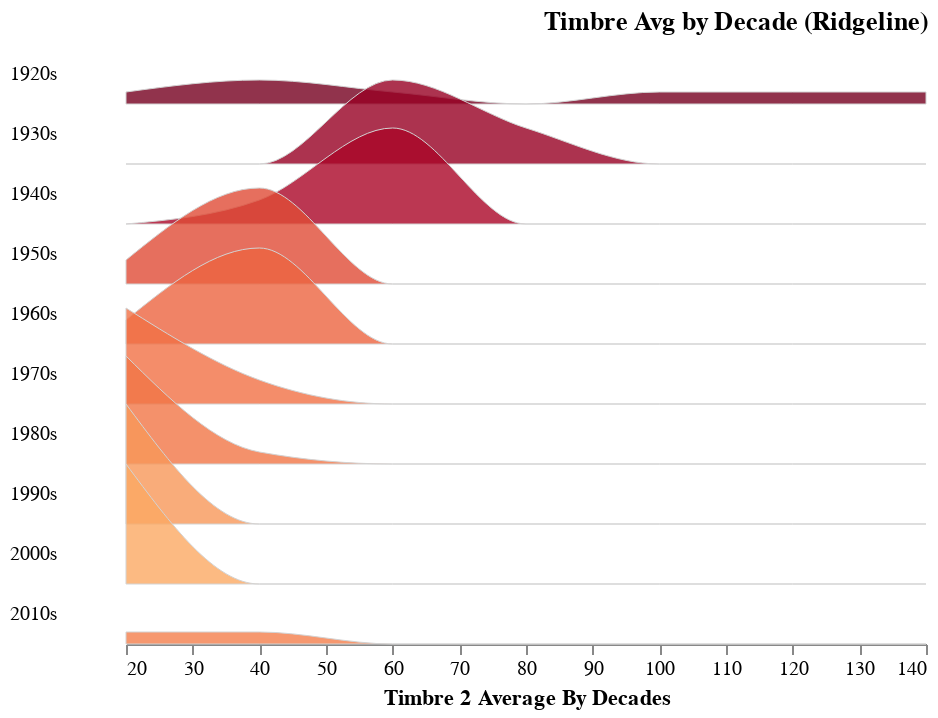

The code cell stored with this chart in its notebook:
### Code cell
plot_ridgeline(timbre_avg_by_year, "decade", "TimbreAvg3")

### Figure 1 — Vega-Lite specification as saved in the notebook (floating-point values rounded to 4 significant figures)
{"config": {"view": {"continuousWidth": 400, "continuousHeight": 300, "stroke": null}, "facet": {"spacing": 0}, "title": {"anchor": "end"}}, "data": {"name": "data-dd3fc3f092665ce1aa30ef423fe1b56c"}, "facet": {"row": {"type": "temporal", "field": "Decade", "header": {"format": "%Ys", "labelAlign": "right", "labelAngle": 0}, "title": null}}, "spec": {"mark": {"type": "area", "fillOpacity": 0.8, "interpolate": "monotone", "stroke": "lightgray", "strokeWidth": 0.5}, "encoding": {"fill": {"type": "quantitative", "field": "mean_val", "legend": null, "scale": {"domain": [50, -100], "scheme": "redyellowblue"}}, "x": {"type": "quantitative", "bin": "binned", "field": "bin_min", "title": "Timbre 2 Average By Decades"}, "y": {"type": "quantitative", "axis": null, "field": "value", "scale": {"range": [30, -30]}}}, "height": 30, "transform": [{"field": "decade", "timeUnit": "year", "as": "Decade"}, {"joinaggregate": [{"op": "mean", "field": "TimbreAvg3", "as": "mean_val"}], "groupby": ["Decade"]}, {"bin": {"maxbins": 10}, "field": "TimbreAvg3", "as": ["bin_max", "bin_min"]}, {"aggregate": [{"op": "count", "as": "value"}], "groupby": ["Decade", "mean_val", "bin_min", "bin_max"]}, {"impute": "value", "key": "bin_min", "groupby": ["Decade", "mean_val"], "value": 0}]}, "bounds": "flush", "title": "Timbre Avg by Decade (Ridgeline)", "$schema": "https://vega.github.io/schema/vega-lite/v4.8.1.json", "datasets": {"data-dd3fc3f092665ce1aa30ef423fe1b56c": [{"year": 1922, "TimbreAvg1": 41.56, "TimbreAvg2": 13.91, "TimbreAvg3": 14.68, "TimbreAvg4": 24.43, "TimbreAvg5": 18.75, "TimbreAvg6": 11.17, "TimbreAvg7": -5.31, "TimbreAvg8": 0.1368, "TimbreAvg9": -2.165, "TimbreAvg10": -4.444, "TimbreAvg11": -1.622, "TimbreAvg12": -5.561, "decade": "1920-01-01T00:00:00"}, {"year": 1924, "TimbreAvg1": 36.95, "TimbreAvg2": -136.1, "TimbreAvg3": 108.1, "TimbreAvg4": 12.35, "TimbreAvg5": -7.73, "TimbreAvg6": 1.873, "TimbreAvg7": -32.49, "TimbreAvg8": 3.363, "TimbreAvg9": 14.38, "TimbreAvg10": 8.708, "TimbreAvg11": 4.783, "TimbreAvg12": 8.068, "decade": "1920-01-01T00:00:00"}, {"year": 1925, "TimbreAvg1": 34.36, "TimbreAvg2": -128.2, "TimbreAvg3": 120.2, "TimbreAvg4": 19.37, "TimbreAvg5": 18.19, "TimbreAvg6": 17.01, "TimbreAvg7": -56.73, "TimbreAvg8": 7.617, "TimbreAvg9": 3.784, "TimbreAvg10": 8.839, "TimbreAvg11": 6.741, "TimbreAvg12": 6.061, "decade": "1920-01-01T00:00:00"}, {"year": 1926, "TimbreAvg1": 32.57, "TimbreAvg2": -126.5, "TimbreAvg3": 88.92, "TimbreAvg4": 7.843, "TimbreAvg5": -5.841, "TimbreAvg6": 13.39, "TimbreAvg7": -31.14, "TimbreAvg8": 9.86, "TimbreAvg9": -17.41, "TimbreAvg10": 4.974, "TimbreAvg11": 0.6245, "TimbreAvg12": -2.054, "decade": "1920-01-01T00:00:00"}, {"year": 1927, "TimbreAvg1": 31.23, "TimbreAvg2": -110.7, "TimbreAvg3": 59.21, "TimbreAvg4": 4.108, "TimbreAvg5": -9.538, "TimbreAvg6": 9.986, "TimbreAvg7": -21.01, "TimbreAvg8": 13.41, "TimbreAvg9": -25.12, "TimbreAvg10": 4.396, "TimbreAvg11": -0.3943, "TimbreAvg12": -2.645, "decade": "1920-01-01T00:00:00"}, {"year": 1928, "TimbreAvg1": 31.5, "TimbreAvg2": -94.42, "TimbreAvg3": 27.26, "TimbreAvg4": -8.42, "TimbreAvg5": -16.8, "TimbreAvg6": 9.831, "TimbreAvg7": -34.23, "TimbreAvg8": 8.103, "TimbreAvg9": -2.78, "TimbreAvg10": 7.653, "TimbreAvg11": -0.274, "TimbreAvg12": 8.575, "decade": "1920-01-01T00:00:00"}, {"year": 1929, "TimbreAvg1": 33.08, "TimbreAvg2": -100.9, "TimbreAvg3": 37.7, "TimbreAvg4": -7.802, "TimbreAvg5": -16.81, "TimbreAvg6": 9.486, "TimbreAvg7": -30.72, "TimbreAvg8": 8.05, "TimbreAvg9": -2.235, "TimbreAvg10": 7.397, "TimbreAvg11": 1.339, "TimbreAvg12": 13.07, "decade": "1920-01-01T00:00:00"}, {"year": 1930, "TimbreAvg1": 34.95, "TimbreAvg2": -99.74, "TimbreAvg3": 59.33, "TimbreAvg4": 0.1107, "TimbreAvg5": -29.29, "TimbreAvg6": 14.93, "TimbreAvg7": -28.67, "TimbreAvg8": 5.75, "TimbreAvg9": -0.3473, "TimbreAvg10": 7.347, "TimbreAvg11": -0.4108, "TimbreAvg12": 4.682, "decade": "1930-01-01T00:00:00"}, {"year": 1931, "TimbreAvg1": 35.04, "TimbreAvg2": -97.28, "TimbreAvg3": 61.39, "TimbreAvg4": 8.116, "TimbreAvg5": -5.649, "TimbreAvg6": 5.444, "TimbreAvg7": -18.24, "TimbreAvg8": 6.326, "TimbreAvg9": -4.743, "TimbreAvg10": 5.894, "TimbreAvg11": 1.151, "TimbreAvg12": 1.979, "decade": "1930-01-01T00:00:00"}, {"year": 1932, "TimbreAvg1": 34.99, "TimbreAvg2": -98.61, "TimbreAvg3": 44.83, "TimbreAvg4": -0.8373, "TimbreAvg5": -22.16, "TimbreAvg6": 23.28, "TimbreAvg7": -36.65, "TimbreAvg8": 7.044, "TimbreAvg9": 14.11, "TimbreAvg10": 10.86, "TimbreAvg11": -1.003, "TimbreAvg12": 12.39, "decade": "1930-01-01T00:00:00"}, {"year": 1933, "TimbreAvg1": 32.79, "TimbreAvg2": -103.0, "TimbreAvg3": 56.2, "TimbreAvg4": -12.21, "TimbreAvg5": -33.13, "TimbreAvg6": 16.06, "TimbreAvg7": -43.9, "TimbreAvg8": 0.06204, "TimbreAvg9": 8.121, "TimbreAvg10": 8.25, "TimbreAvg11": -3.816, "TimbreAvg12": 4.195, "decade": "1930-01-01T00:00:00"}, {"year": 1934, "TimbreAvg1": 32.69, "TimbreAvg2": -97.15, "TimbreAvg3": 46.76, "TimbreAvg4": -2.051, "TimbreAvg5": -4.355, "TimbreAvg6": 16.09, "TimbreAvg7": -30.93, "TimbreAvg8": 5.909, "TimbreAvg9": 10.38, "TimbreAvg10": 9.565, "TimbreAvg11": -0.1988, "TimbreAvg12": 10.48, "decade": "1930-01-01T00:00:00"}, {"year": 1935, "TimbreAvg1": 33.87, "TimbreAvg2": -109.6, "TimbreAvg3": 69.43, "TimbreAvg4": 10.38, "TimbreAvg5": -8.598, "TimbreAvg6": 19.18, "TimbreAvg7": -17.24, "TimbreAvg8": 11.86, "TimbreAvg9": 3.787, "TimbreAvg10": 9.493, "TimbreAvg11": -2.062, "TimbreAvg12": 12.01, "decade": "1930-01-01T00:00:00"}, {"year": 1936, "TimbreAvg1": 34.54, "TimbreAvg2": -126.0, "TimbreAvg3": 64.29, "TimbreAvg4": 3.944, "TimbreAvg5": -8.175, "TimbreAvg6": 10.65, "TimbreAvg7": -18.77, "TimbreAvg8": 9.033, "TimbreAvg9": -2.058, "TimbreAvg10": 5.343, "TimbreAvg11": -0.4487, "TimbreAvg12": 8.263, "decade": "1930-01-01T00:00:00"}, {"year": 1937, "TimbreAvg1": 33.58, "TimbreAvg2": -113.8, "TimbreAvg3": 51.95, "TimbreAvg4": 1.924, "TimbreAvg5": -13.45, "TimbreAvg6": 17.37, "TimbreAvg7": -10.02, "TimbreAvg8": 10.66, "TimbreAvg9": -3.712, "TimbreAvg10": 5.937, "TimbreAvg11": -2.608, "TimbreAvg12": 11.86, "decade": "1930-01-01T00:00:00"}, {"year": 1938, "TimbreAvg1": 34.9, "TimbreAvg2": -114.4, "TimbreAvg3": 40.74, "TimbreAvg4": 6.103, "TimbreAvg5": -17.94, "TimbreAvg6": 19.79, "TimbreAvg7": -27.39, "TimbreAvg8": 6.041, "TimbreAvg9": 10.2, "TimbreAvg10": 9.888, "TimbreAvg11": -0.3099, "TimbreAvg12": 11.18, "decade": "1930-01-01T00:00:00"}, {"year": 1939, "TimbreAvg1": 34.02, "TimbreAvg2": -102.4, "TimbreAvg3": 45.43, "TimbreAvg4": -1.908, "TimbreAvg5": -13.02, "TimbreAvg6": 20.68, "TimbreAvg7": -21.57, "TimbreAvg8": 6.065, "TimbreAvg9": 6.906, "TimbreAvg10": 5.943, "TimbreAvg11": -6.37, "TimbreAvg12": 5.006, "decade": "1930-01-01T00:00:00"}, {"year": 1940, "TimbreAvg1": 35.33, "TimbreAvg2": -96.81, "TimbreAvg3": 49.32, "TimbreAvg4": 7.192, "TimbreAvg5": -41.28, "TimbreAvg6": 19.44, "TimbreAvg7": -18.54, "TimbreAvg8": 6.436, "TimbreAvg9": 8.957, "TimbreAvg10": 6.57, "TimbreAvg11": 1.953, "TimbreAvg12": 21.34, "decade": "1940-01-01T00:00:00"}, {"year": 1941, "TimbreAvg1": 32.39, "TimbreAvg2": -100.0, "TimbreAvg3": 52.51, "TimbreAvg4": 4.921, "TimbreAvg5": -3.68, "TimbreAvg6": 20.87, "TimbreAvg7": -16.8, "TimbreAvg8": 9.038, "TimbreAvg9": -2.731, "TimbreAvg10": 7.336, "TimbreAvg11": -3.413, "TimbreAvg12": 9.401, "decade": "1940-01-01T00:00:00"}, {"year": 1942, "TimbreAvg1": 33.3, "TimbreAvg2": -120.1, "TimbreAvg3": 50.7, "TimbreAvg4": -5.461, "TimbreAvg5": -19.14, "TimbreAvg6": 7.967, "TimbreAvg7": -18.27, "TimbreAvg8": 8.431, "TimbreAvg9": 1.05, "TimbreAvg10": 7.495, "TimbreAvg11": -1.957, "TimbreAvg12": 8.773, "decade": "1940-01-01T00:00:00"}, {"year": 1943, "TimbreAvg1": 35.77, "TimbreAvg2": -73.11, "TimbreAvg3": 58.33, "TimbreAvg4": 10.69, "TimbreAvg5": -6.186, "TimbreAvg6": 20.79, "TimbreAvg7": -14.26, "TimbreAvg8": 6.945, "TimbreAvg9": 5.42, "TimbreAvg10": 4.834, "TimbreAvg11": -6.037, "TimbreAvg12": 9.678, "decade": "1940-01-01T00:00:00"}, {"year": 1944, "TimbreAvg1": 35.05, "TimbreAvg2": -119.3, "TimbreAvg3": 45.17, "TimbreAvg4": 3.777, "TimbreAvg5": 0.7286, "TimbreAvg6": 12.55, "TimbreAvg7": -16.06, "TimbreAvg8": 6.014, "TimbreAvg9": 5.359, "TimbreAvg10": 3.907, "TimbreAvg11": -2.75, "TimbreAvg12": 6.555, "decade": "1940-01-01T00:00:00"}, {"year": 1945, "TimbreAvg1": 35.8, "TimbreAvg2": -78.38, "TimbreAvg3": 55.81, "TimbreAvg4": 3.687, "TimbreAvg5": -18.85, "TimbreAvg6": 13.39, "TimbreAvg7": -18.99, "TimbreAvg8": 0.9092, "TimbreAvg9": 12.95, "TimbreAvg10": 5.449, "TimbreAvg11": -1.18, "TimbreAvg12": 15.58, "decade": "1940-01-01T00:00:00"}, {"year": 1946, "TimbreAvg1": 36.63, "TimbreAvg2": -74.35, "TimbreAvg3": 39.01, "TimbreAvg4": -0.9528, "TimbreAvg5": -3.294, "TimbreAvg6": 12.09, "TimbreAvg7": -12.59, "TimbreAvg8": 3.161, "TimbreAvg9": 6.065, "TimbreAvg10": 2.858, "TimbreAvg11": -3.037, "TimbreAvg12": 12.07, "decade": "1940-01-01T00:00:00"}, {"year": 1947, "TimbreAvg1": 36.29, "TimbreAvg2": -59.97, "TimbreAvg3": 29.82, "TimbreAvg4": -1.628, "TimbreAvg5": -18.3, "TimbreAvg6": 15.34, "TimbreAvg7": -16.52, "TimbreAvg8": 4.074, "TimbreAvg9": 12.66, "TimbreAvg10": 8.663, "TimbreAvg11": -4.001, "TimbreAvg12": 14.18, "decade": "1940-01-01T00:00:00"}, {"year": 1948, "TimbreAvg1": 38.0, "TimbreAvg2": -60.91, "TimbreAvg3": 48.13, "TimbreAvg4": 1.431, "TimbreAvg5": -15.75, "TimbreAvg6": 12.69, "TimbreAvg7": -22.46, "TimbreAvg8": 0.02932, "TimbreAvg9": 13.2, "TimbreAvg10": 4.487, "TimbreAvg11": -0.4887, "TimbreAvg12": 10.52, "decade": "1940-01-01T00:00:00"}, {"year": 1949, "TimbreAvg1": 36.94, "TimbreAvg2": -76.29, "TimbreAvg3": 53.23, "TimbreAvg4": -0.5399, "TimbreAvg5": -13.69, "TimbreAvg6": 6.0, "TimbreAvg7": -16.25, "TimbreAvg8": 0.1701, "TimbreAvg9": 10.24, "TimbreAvg10": 3.406, "TimbreAvg11": -0.8975, "TimbreAvg12": 7.688, "decade": "1940-01-01T00:00:00"}, {"year": 1950, "TimbreAvg1": 37.56, "TimbreAvg2": -79.75, "TimbreAvg3": 39.1, "TimbreAvg4": 7.317, "TimbreAvg5": -4.147, "TimbreAvg6": 7.53, "TimbreAvg7": -5.599, "TimbreAvg8": 3.95, "TimbreAvg9": 4.621, "TimbreAvg10": 2.546, "TimbreAvg11": -2.016, "TimbreAvg12": 4.763, "decade": "1950-01-01T00:00:00"}, {"year": 1951, "TimbreAvg1": 38.34, "TimbreAvg2": -59.1, "TimbreAvg3": 38.65, "TimbreAvg4": 0.6563, "TimbreAvg5": -2.506, "TimbreAvg6": 5.508, "TimbreAvg7": -9.521, "TimbreAvg8": 1.943, "TimbreAvg9": 7.743, "TimbreAvg10": 2.759, "TimbreAvg11": -2.87, "TimbreAvg12": 5.836, "decade": "1950-01-01T00:00:00"}, {"year": 1952, "TimbreAvg1": 39.09, "TimbreAvg2": -49.43, "TimbreAvg3": 29.52, "TimbreAvg4": -5.048, "TimbreAvg5": -8.318, "TimbreAvg6": 8.535, "TimbreAvg7": -17.55, "TimbreAvg8": 0.1893, "TimbreAvg9": 6.674, "TimbreAvg10": 1.172, "TimbreAvg11": -2.191, "TimbreAvg12": 7.037, "decade": "1950-01-01T00:00:00"}, {"year": 1953, "TimbreAvg1": 39.21, "TimbreAvg2": -40.24, "TimbreAvg3": 39.67, "TimbreAvg4": -0.445, "TimbreAvg5": -3.645, "TimbreAvg6": 9.998, "TimbreAvg7": -16.5, "TimbreAvg8": -0.1103, "TimbreAvg9": 5.477, "TimbreAvg10": 1.666, "TimbreAvg11": -2.965, "TimbreAvg12": 4.058, "decade": "1950-01-01T00:00:00"}, {"year": 1954, "TimbreAvg1": 38.14, "TimbreAvg2": -46.14, "TimbreAvg3": 28.05, "TimbreAvg4": -2.913, "TimbreAvg5": -2.925, "TimbreAvg6": 6.043, "TimbreAvg7": -18.02, "TimbreAvg8": -0.7081, "TimbreAvg9": 8.89, "TimbreAvg10": 2.19, "TimbreAvg11": -1.935, "TimbreAvg12": 9.481, "decade": "1950-01-01T00:00:00"}, {"year": 1955, "TimbreAvg1": 37.1, "TimbreAvg2": -52.87, "TimbreAvg3": 26.31, "TimbreAvg4": -6.338, "TimbreAvg5": 0.8993, "TimbreAvg6": 4.494, "TimbreAvg7": -17.28, "TimbreAvg8": 1.646, "TimbreAvg9": 5.555, "TimbreAvg10": 2.484, "TimbreAvg11": -2.829, "TimbreAvg12": 7.048, "decade": "1950-01-01T00:00:00"}, {"year": 1956, "TimbreAvg1": 37.67, "TimbreAvg2": -38.32, "TimbreAvg3": 24.38, "TimbreAvg4": -4.569, "TimbreAvg5": -1.269, "TimbreAvg6": 3.7, "TimbreAvg7": -15.31, "TimbreAvg8": 0.2986, "TimbreAvg9": 5.172, "TimbreAvg10": 1.747, "TimbreAvg11": -2.766, "TimbreAvg12": 7.053, "decade": "1950-01-01T00:00:00"}, {"year": 1957, "TimbreAvg1": 37.24, "TimbreAvg2": -39.23, "TimbreAvg3": 15.83, "TimbreAvg4": -3.89, "TimbreAvg5": 0.05078, "TimbreAvg6": 1.425, "TimbreAvg7": -11.18, "TimbreAvg8": 0.2028, "TimbreAvg9": 3.578, "TimbreAvg10": 1.635, "TimbreAvg11": -2.338, "TimbreAvg12": 5.688, "decade": "1950-01-01T00:00:00"}, {"year": 1958, "TimbreAvg1": 39.15, "TimbreAvg2": -18.57, "TimbreAvg3": 26.7, "TimbreAvg4": 0.2872, "TimbreAvg5": -3.253, "TimbreAvg6": 1.734, "TimbreAvg7": -12.29, "TimbreAvg8": -2.056, "TimbreAvg9": 7.373, "TimbreAvg10": 1.504, "TimbreAvg11": -1.76, "TimbreAvg12": 8.573, "decade": "1950-01-01T00:00:00"}, {"year": 1959, "TimbreAvg1": 39.15, "TimbreAvg2": -23.04, "TimbreAvg3": 19.02, "TimbreAvg4": -3.434, "TimbreAvg5": 4.16, "TimbreAvg6": 1.495, "TimbreAvg7": -16.76, "TimbreAvg8": -2.318, "TimbreAvg9": 5.741, "TimbreAvg10": 0.9585, "TimbreAvg11": -2.081, "TimbreAvg12": 7.127, "decade": "1950-01-01T00:00:00"}, {"year": 1960, "TimbreAvg1": 38.88, "TimbreAvg2": -18.91, "TimbreAvg3": 23.72, "TimbreAvg4": -0.3672, "TimbreAvg5": -1.307, "TimbreAvg6": 2.723, "TimbreAvg7": -13.9, "TimbreAvg8": -2.198, "TimbreAvg9": 6.149, "TimbreAvg10": 1.419, "TimbreAvg11": -2.018, "TimbreAvg12": 7.242, "decade": "1960-01-01T00:00:00"}, {"year": 1961, "TimbreAvg1": 39.62, "TimbreAvg2": -27.22, "TimbreAvg3": 28.56, "TimbreAvg4": 1.267, "TimbreAvg5": -3.125, "TimbreAvg6": 0.7062, "TimbreAvg7": -11.94, "TimbreAvg8": -2.548, "TimbreAvg9": 6.055, "TimbreAvg10": 1.539, "TimbreAvg11": -1.318, "TimbreAvg12": 6.138, "decade": "1960-01-01T00:00:00"}, {"year": 1962, "TimbreAvg1": 40.13, "TimbreAvg2": -17.45, "TimbreAvg3": 19.46, "TimbreAvg4": -0.9173, "TimbreAvg5": -0.7442, "TimbreAvg6": -0.6876, "TimbreAvg7": -9.383, "TimbreAvg8": -1.887, "TimbreAvg9": 5.455, "TimbreAvg10": 2.126, "TimbreAvg11": -1.711, "TimbreAvg12": 4.913, "decade": "1960-01-01T00:00:00"}, {"year": 1963, "TimbreAvg1": 40.55, "TimbreAvg2": -16.46, "TimbreAvg3": 22.5, "TimbreAvg4": -0.7805, "TimbreAvg5": -0.8922, "TimbreAvg6": -1.607, "TimbreAvg7": -9.215, "TimbreAvg8": -2.595, "TimbreAvg9": 5.623, "TimbreAvg10": 0.8863, "TimbreAvg11": -1.253, "TimbreAvg12": 6.212, "decade": "1960-01-01T00:00:00"}, {"year": 1964, "TimbreAvg1": 40.11, "TimbreAvg2": -15.82, "TimbreAvg3": 22.48, "TimbreAvg4": -1.269, "TimbreAvg5": 0.1809, "TimbreAvg6": -1.785, "TimbreAvg7": -8.4, "TimbreAvg8": -1.922, "TimbreAvg9": 3.221, "TimbreAvg10": 0.5442, "TimbreAvg11": -1.908, "TimbreAvg12": 5.095, "decade": "1960-01-01T00:00:00"}, {"year": 1965, "TimbreAvg1": 40.7, "TimbreAvg2": -13.34, "TimbreAvg3": 22.34, "TimbreAvg4": -1.099, "TimbreAvg5": -3.736, "TimbreAvg6": -0.3017, "TimbreAvg7": -8.165, "TimbreAvg8": -1.725, "TimbreAvg9": 4.681, "TimbreAvg10": 0.3911, "TimbreAvg11": -2.017, "TimbreAvg12": 5.947, "decade": "1960-01-01T00:00:00"}, {"year": 1966, "TimbreAvg1": 40.9, "TimbreAvg2": -5.545, "TimbreAvg3": 20.48, "TimbreAvg4": -0.3632, "TimbreAvg5": -6.661, "TimbreAvg6": -1.849, "TimbreAvg7": -6.66, "TimbreAvg8": -2.721, "TimbreAvg9": 5.87, "TimbreAvg10": 0.5368, "TimbreAvg11": -2.062, "TimbreAvg12": 5.063, "decade": "1960-01-01T00:00:00"}, {"year": 1967, "TimbreAvg1": 40.87, "TimbreAvg2": -6.292, "TimbreAvg3": 22.13, "TimbreAvg4": -0.8576, "TimbreAvg5": -8.684, "TimbreAvg6": -2.968, "TimbreAvg7": -6.753, "TimbreAvg8": -3.264, "TimbreAvg9": 6.073, "TimbreAvg10": -0.07219, "TimbreAvg11": -1.679, "TimbreAvg12": 5.731, "decade": "1960-01-01T00:00:00"}, {"year": 1968, "TimbreAvg1": 40.66, "TimbreAvg2": -7.977, "TimbreAvg3": 21.5, "TimbreAvg4": 0.3513, "TimbreAvg5": -9.759, "TimbreAvg6": -2.957, "TimbreAvg7": -5.645, "TimbreAvg8": -1.97, "TimbreAvg9": 4.379, "TimbreAvg10": -0.1488, "TimbreAvg11": -1.08, "TimbreAvg12": 5.679, "decade": "1960-01-01T00:00:00"}, {"year": 1969, "TimbreAvg1": 40.49, "TimbreAvg2": -12.25, "TimbreAvg3": 18.92, "TimbreAvg4": -0.6133, "TimbreAvg5": -10.52, "TimbreAvg6": -3.575, "TimbreAvg7": -4.238, "TimbreAvg8": -1.697, "TimbreAvg9": 4.792, "TimbreAvg10": -0.1831, "TimbreAvg11": -1.199, "TimbreAvg12": 5.087, "decade": "1960-01-01T00:00:00"}, {"year": 1970, "TimbreAvg1": 40.93, "TimbreAvg2": -12.22, "TimbreAvg3": 17.63, "TimbreAvg4": -0.2921, "TimbreAvg5": -9.873, "TimbreAvg6": -3.791, "TimbreAvg7": -3.636, "TimbreAvg8": -1.81, "TimbreAvg9": 4.931, "TimbreAvg10": -0.4027, "TimbreAvg11": -0.9613, "TimbreAvg12": 4.366, "decade": "1970-01-01T00:00:00"}, {"year": 1971, "TimbreAvg1": 40.38, "TimbreAvg2": -14.12, "TimbreAvg3": 16.16, "TimbreAvg4": -1.082, "TimbreAvg5": -7.068, "TimbreAvg6": -4.204, "TimbreAvg7": -3.729, "TimbreAvg8": -1.345, "TimbreAvg9": 4.057, "TimbreAvg10": -0.4148, "TimbreAvg11": -0.733, "TimbreAvg12": 4.92, "decade": "1970-01-01T00:00:00"}, {"year": 1972, "TimbreAvg1": 40.38, "TimbreAvg2": -11.37, "TimbreAvg3": 18.77, "TimbreAvg4": 0.5758, "TimbreAvg5": -6.653, "TimbreAvg6": -4.182, "TimbreAvg7": -4.142, "TimbreAvg8": -1.103, "TimbreAvg9": 3.029, "TimbreAvg10": -0.2728, "TimbreAvg11": -0.6154, "TimbreAvg12": 4.339, "decade": "1970-01-01T00:00:00"}, {"year": 1973, "TimbreAvg1": 41.03, "TimbreAvg2": -8.881, "TimbreAvg3": 19.29, "TimbreAvg4": 0.8646, "TimbreAvg5": -6.101, "TimbreAvg6": -5.346, "TimbreAvg7": -2.915, "TimbreAvg8": -1.494, "TimbreAvg9": 3.64, "TimbreAvg10": -0.1472, "TimbreAvg11": -0.3093, "TimbreAvg12": 4.172, "decade": "1970-01-01T00:00:00"}, {"year": 1974, "TimbreAvg1": 41.13, "TimbreAvg2": -9.238, "TimbreAvg3": 19.14, "TimbreAvg4": 1.114, "TimbreAvg5": -6.877, "TimbreAvg6": -5.225, "TimbreAvg7": -2.323, "TimbreAvg8": -0.9129, "TimbreAvg9": 2.943, "TimbreAvg10": -0.5117, "TimbreAvg11": -0.1766, "TimbreAvg12": 3.762, "decade": "1970-01-01T00:00:00"}, {"year": 1975, "TimbreAvg1": 41.31, "TimbreAvg2": -3.986, "TimbreAvg3": 19.68, "TimbreAvg4": 2.786, "TimbreAvg5": -5.766, "TimbreAvg6": -4.986, "TimbreAvg7": -1.4, "TimbreAvg8": -0.9019, "TimbreAvg9": 2.704, "TimbreAvg10": -0.5636, "TimbreAvg11": 0.001375, "TimbreAvg12": 3.756, "decade": "1970-01-01T00:00:00"}, {"year": 1976, "TimbreAvg1": 41.24, "TimbreAvg2": -3.334, "TimbreAvg3": 18.79, "TimbreAvg4": 2.485, "TimbreAvg5": -6.211, "TimbreAvg6": -5.581, "TimbreAvg7": -2.342, "TimbreAvg8": -1.048, "TimbreAvg9": 2.505, "TimbreAvg10": -0.2294, "TimbreAvg11": 0.2051, "TimbreAvg12": 3.708, "decade": "1970-01-01T00:00:00"}, {"year": 1977, "TimbreAvg1": 42.11, "TimbreAvg2": 3.307, "TimbreAvg3": 21.27, "TimbreAvg4": 2.724, "TimbreAvg5": -7.846, "TimbreAvg6": -6.854, "TimbreAvg7": -1.754, "TimbreAvg8": -0.7725, "TimbreAvg9": 3.427, "TimbreAvg10": 0.1737, "TimbreAvg11": 0.3541, "TimbreAvg12": 3.03, "decade": "1970-01-01T00:00:00"}, {"year": 1978, "TimbreAvg1": 41.83, "TimbreAvg2": 4.071, "TimbreAvg3": 23.35, "TimbreAvg4": 3.608, "TimbreAvg5": -7.443, "TimbreAvg6": -5.952, "TimbreAvg7": -1.219, "TimbreAvg8": 0.07635, "TimbreAvg9": 3.054, "TimbreAvg10": 0.514, "TimbreAvg11": -0.03998, "TimbreAvg12": 2.681, "decade": "1970-01-01T00:00:00"}, {"year": 1979, "TimbreAvg1": 42.03, "TimbreAvg2": 10.01, "TimbreAvg3": 18.55, "TimbreAvg4": 4.076, "TimbreAvg5": -7.644, "TimbreAvg6": -5.737, "TimbreAvg7": -1.206, "TimbreAvg8": -0.4556, "TimbreAvg9": 3.128, "TimbreAvg10": 0.7126, "TimbreAvg11": -0.1207, "TimbreAvg12": 2.498, "decade": "1970-01-01T00:00:00"}, {"year": 1980, "TimbreAvg1": 42.43, "TimbreAvg2": 12.62, "TimbreAvg3": 20.78, "TimbreAvg4": 5.818, "TimbreAvg5": -10.96, "TimbreAvg6": -5.002, "TimbreAvg7": -1.165, "TimbreAvg8": -0.9115, "TimbreAvg9": 3.993, "TimbreAvg10": 0.8763, "TimbreAvg11": 0.1742, "TimbreAvg12": 2.754, "decade": "1980-01-01T00:00:00"}, {"year": 1981, "TimbreAvg1": 42.19, "TimbreAvg2": 15.05, "TimbreAvg3": 19.04, "TimbreAvg4": 4.584, "TimbreAvg5": -12.1, "TimbreAvg6": -6.933, "TimbreAvg7": -0.8445, "TimbreAvg8": -0.9285, "TimbreAvg9": 3.795, "TimbreAvg10": 1.294, "TimbreAvg11": 0.2474, "TimbreAvg12": 2.682, "decade": "1980-01-01T00:00:00"}, {"year": 1982, "TimbreAvg1": 42.37, "TimbreAvg2": 12.74, "TimbreAvg3": 19.7, "TimbreAvg4": 5.028, "TimbreAvg5": -9.103, "TimbreAvg6": -6.853, "TimbreAvg7": -1.743, "TimbreAvg8": -1.403, "TimbreAvg9": 4.083, "TimbreAvg10": 1.493, "TimbreAvg11": 0.2623, "TimbreAvg12": 2.433, "decade": "1980-01-01T00:00:00"}, {"year": 1983, "TimbreAvg1": 41.98, "TimbreAvg2": 14.77, "TimbreAvg3": 17.19, "TimbreAvg4": 3.95, "TimbreAvg5": -10.04, "TimbreAvg6": -8.107, "TimbreAvg7": -2.096, "TimbreAvg8": -1.425, "TimbreAvg9": 4.806, "TimbreAvg10": 2.364, "TimbreAvg11": 0.3547, "TimbreAvg12": 2.935, "decade": "1980-01-01T00:00:00"}, {"year": 1984, "TimbreAvg1": 42.04, "TimbreAvg2": 15.01, "TimbreAvg3": 17.82, "TimbreAvg4": 3.837, "TimbreAvg5": -8.294, "TimbreAvg6": -8.57, "TimbreAvg7": -3.139, "TimbreAvg8": -2.275, "TimbreAvg9": 4.59, "TimbreAvg10": 2.191, "TimbreAvg11": 0.5499, "TimbreAvg12": 3.059, "decade": "1980-01-01T00:00:00"}, {"year": 1985, "TimbreAvg1": 42.21, "TimbreAvg2": 20.1, "TimbreAvg3": 17.63, "TimbreAvg4": 4.116, "TimbreAvg5": -7.255, "TimbreAvg6": -9.001, "TimbreAvg7": -2.962, "TimbreAvg8": -2.597, "TimbreAvg9": 4.019, "TimbreAvg10": 2.367, "TimbreAvg11": 0.6701, "TimbreAvg12": 3.426, "decade": "1980-01-01T00:00:00"}, {"year": 1986, "TimbreAvg1": 42.13, "TimbreAvg2": 15.23, "TimbreAvg3": 18.49, "TimbreAvg4": 2.42, "TimbreAvg5": -5.516, "TimbreAvg6": -9.205, "TimbreAvg7": -4.823, "TimbreAvg8": -2.595, "TimbreAvg9": 4.502, "TimbreAvg10": 2.29, "TimbreAvg11": 0.5196, "TimbreAvg12": 3.768, "decade": "1980-01-01T00:00:00"}, {"year": 1987, "TimbreAvg1": 41.69, "TimbreAvg2": 10.38, "TimbreAvg3": 18.01, "TimbreAvg4": 1.846, "TimbreAvg5": -6.44, "TimbreAvg6": -8.242, "TimbreAvg7": -5.91, "TimbreAvg8": -2.152, "TimbreAvg9": 4.499, "TimbreAvg10": 2.449, "TimbreAvg11": 0.2608, "TimbreAvg12": 3.738, "decade": "1980-01-01T00:00:00"}, {"year": 1988, "TimbreAvg1": 41.11, "TimbreAvg2": 14.19, "TimbreAvg3": 15.44, "TimbreAvg4": 2.247, "TimbreAvg5": -5.555, "TimbreAvg6": -7.682, "TimbreAvg7": -5.781, "TimbreAvg8": -2.08, "TimbreAvg9": 4.496, "TimbreAvg10": 2.882, "TimbreAvg11": 0.1023, "TimbreAvg12": 3.626, "decade": "1980-01-01T00:00:00"}, {"year": 1989, "TimbreAvg1": 41.33, "TimbreAvg2": 12.64, "TimbreAvg3": 16.51, "TimbreAvg4": 1.666, "TimbreAvg5": -7.079, "TimbreAvg6": -7.964, "TimbreAvg7": -6.306, "TimbreAvg8": -2.249, "TimbreAvg9": 4.011, "TimbreAvg10": 2.325, "TimbreAvg11": 0.247, "TimbreAvg12": 3.55, "decade": "1980-01-01T00:00:00"}, {"year": 1990, "TimbreAvg1": 41.0, "TimbreAvg2": 9.405, "TimbreAvg3": 15.23, "TimbreAvg4": 1.701, "TimbreAvg5": -6.812, "TimbreAvg6": -7.079, "TimbreAvg7": -5.872, "TimbreAvg8": -1.627, "TimbreAvg9": 3.863, "TimbreAvg10": 2.457, "TimbreAvg11": -0.02878, "TimbreAvg12": 3.483, "decade": "1990-01-01T00:00:00"}, {"year": 1991, "TimbreAvg1": 40.95, "TimbreAvg2": 6.147, "TimbreAvg3": 14.58, "TimbreAvg4": 0.7406, "TimbreAvg5": -6.986, "TimbreAvg6": -7.353, "TimbreAvg7": -5.912, "TimbreAvg8": -1.414, "TimbreAvg9": 4.029, "TimbreAvg10": 2.555, "TimbreAvg11": -0.04716, "TimbreAvg12": 3.638, "decade": "1990-01-01T00:00:00"}, {"year": 1992, "TimbreAvg1": 41.34, "TimbreAvg2": 6.585, "TimbreAvg3": 12.63, "TimbreAvg4": 0.4847, "TimbreAvg5": -8.518, "TimbreAvg6": -8.359, "TimbreAvg7": -4.808, "TimbreAvg8": -1.607, "TimbreAvg9": 4.173, "TimbreAvg10": 2.229, "TimbreAvg11": -0.01728, "TimbreAvg12": 3.345, "decade": "1990-01-01T00:00:00"}, {"year": 1993, "TimbreAvg1": 41.38, "TimbreAvg2": 5.063, "TimbreAvg3": 10.78, "TimbreAvg4": 0.09247, "TimbreAvg5": -7.597, "TimbreAvg6": -8.287, "TimbreAvg7": -4.576, "TimbreAvg8": -1.337, "TimbreAvg9": 4.251, "TimbreAvg10": 2.333, "TimbreAvg11": -0.2013, "TimbreAvg12": 3.427, "decade": "1990-01-01T00:00:00"}, {"year": 1994, "TimbreAvg1": 41.65, "TimbreAvg2": 3.572, "TimbreAvg3": 10.38, "TimbreAvg4": 0.5304, "TimbreAvg5": -7.97, "TimbreAvg6": -7.995, "TimbreAvg7": -4.618, "TimbreAvg8": -1.163, "TimbreAvg9": 4.08, "TimbreAvg10": 2.418, "TimbreAvg11": -0.2332, "TimbreAvg12": 2.955, "decade": "1990-01-01T00:00:00"}, {"year": 1995, "TimbreAvg1": 42.0, "TimbreAvg2": 4.029, "TimbreAvg3": 9.014, "TimbreAvg4": 0.6097, "TimbreAvg5": -8.228, "TimbreAvg6": -8.616, "TimbreAvg7": -3.646, "TimbreAvg8": -1.082, "TimbreAvg9": 3.989, "TimbreAvg10": 2.198, "TimbreAvg11": -0.158, "TimbreAvg12": 2.913, "decade": "1990-01-01T00:00:00"}, {"year": 1996, "TimbreAvg1": 42.22, "TimbreAvg2": 3.095, "TimbreAvg3": 6.892, "TimbreAvg4": 0.5688, "TimbreAvg5": -8.072, "TimbreAvg6": -8.603, "TimbreAvg7": -3.326, "TimbreAvg8": -1.207, "TimbreAvg9": 4.412, "TimbreAvg10": 2.279, "TimbreAvg11": -0.3427, "TimbreAvg12": 2.738, "decade": "1990-01-01T00:00:00"}, {"year": 1997, "TimbreAvg1": 42.81, "TimbreAvg2": 3.868, "TimbreAvg3": 7.667, "TimbreAvg4": 1.203, "TimbreAvg5": -7.581, "TimbreAvg6": -9.378, "TimbreAvg7": -2.876, "TimbreAvg8": -1.179, "TimbreAvg9": 3.954, "TimbreAvg10": 2.211, "TimbreAvg11": -0.06296, "TimbreAvg12": 2.621, "decade": "1990-01-01T00:00:00"}, {"year": 1998, "TimbreAvg1": 42.87, "TimbreAvg2": 3.403, "TimbreAvg3": 5.128, "TimbreAvg4": 0.6749, "TimbreAvg5": -6.923, "TimbreAvg6": -9.238, "TimbreAvg7": -2.831, "TimbreAvg8": -1.476, "TimbreAvg9": 3.965, "TimbreAvg10": 2.208, "TimbreAvg11": -0.1878, "TimbreAvg12": 2.472, "decade": "1990-01-01T00:00:00"}, {"year": 1999, "TimbreAvg1": 43.42, "TimbreAvg2": 4.442, "TimbreAvg3": 5.555, "TimbreAvg4": 1.155, "TimbreAvg5": -6.991, "TimbreAvg6": -9.215, "TimbreAvg7": -2.627, "TimbreAvg8": -1.568, "TimbreAvg9": 4.021, "TimbreAvg10": 2.229, "TimbreAvg11": -0.1119, "TimbreAvg12": 2.496, "decade": "1990-01-01T00:00:00"}, {"year": 2000, "TimbreAvg1": 43.47, "TimbreAvg2": 2.802, "TimbreAvg3": 5.246, "TimbreAvg4": 1.236, "TimbreAvg5": -6.181, "TimbreAvg6": -9.543, "TimbreAvg7": -2.196, "TimbreAvg8": -1.756, "TimbreAvg9": 3.712, "TimbreAvg10": 2.181, "TimbreAvg11": -0.183, "TimbreAvg12": 2.396, "decade": "2000-01-01T00:00:00"}, {"year": 2001, "TimbreAvg1": 43.58, "TimbreAvg2": 0.9689, "TimbreAvg3": 4.271, "TimbreAvg4": 1.273, "TimbreAvg5": -6.615, "TimbreAvg6": -9.965, "TimbreAvg7": -1.959, "TimbreAvg8": -2.095, "TimbreAvg9": 3.713, "TimbreAvg10": 2.1, "TimbreAvg11": -0.06816, "TimbreAvg12": 2.225, "decade": "2000-01-01T00:00:00"}, {"year": 2002, "TimbreAvg1": 43.92, "TimbreAvg2": 0.3293, "TimbreAvg3": 5.658, "TimbreAvg4": 0.8308, "TimbreAvg5": -6.381, "TimbreAvg6": -9.984, "TimbreAvg7": -2.351, "TimbreAvg8": -2.103, "TimbreAvg9": 3.57, "TimbreAvg10": 1.823, "TimbreAvg11": -0.08098, "TimbreAvg12": 2.243, "decade": "2000-01-01T00:00:00"}, {"year": 2003, "TimbreAvg1": 44.09, "TimbreAvg2": -1.279, "TimbreAvg3": 5.77, "TimbreAvg4": 1.021, "TimbreAvg5": -5.868, "TimbreAvg6": -10.38, "TimbreAvg7": -1.64, "TimbreAvg8": -2.034, "TimbreAvg9": 3.247, "TimbreAvg10": 1.789, "TimbreAvg11": -0.1613, "TimbreAvg12": 1.954, "decade": "2000-01-01T00:00:00"}, {"year": 2004, "TimbreAvg1": 44.18, "TimbreAvg2": -2.008, "TimbreAvg3": 5.84, "TimbreAvg4": 0.9367, "TimbreAvg5": -5.551, "TimbreAvg6": -10.48, "TimbreAvg7": -1.576, "TimbreAvg8": -2.132, "TimbreAvg9": 3.566, "TimbreAvg10": 1.744, "TimbreAvg11": -0.1961, "TimbreAvg12": 1.894, "decade": "2000-01-01T00:00:00"}, {"year": 2005, "TimbreAvg1": 44.48, "TimbreAvg2": -0.5864, "TimbreAvg3": 7.41, "TimbreAvg4": 0.8138, "TimbreAvg5": -6.345, "TimbreAvg6": -10.4, "TimbreAvg7": -1.514, "TimbreAvg8": -2.133, "TimbreAvg9": 3.449, "TimbreAvg10": 1.802, "TimbreAvg11": -0.3167, "TimbreAvg12": 2.032, "decade": "2000-01-01T00:00:00"}, {"year": 2006, "TimbreAvg1": 44.6, "TimbreAvg2": -0.9265, "TimbreAvg3": 5.487, "TimbreAvg4": 0.7573, "TimbreAvg5": -5.877, "TimbreAvg6": -11.25, "TimbreAvg7": -1.306, "TimbreAvg8": -1.949, "TimbreAvg9": 3.212, "TimbreAvg10": 1.823, "TimbreAvg11": -0.1542, "TimbreAvg12": 2.031, "decade": "2000-01-01T00:00:00"}, {"year": 2007, "TimbreAvg1": 44.85, "TimbreAvg2": -0.1217, "TimbreAvg3": 5.9, "TimbreAvg4": 1.18, "TimbreAvg5": -5.834, "TimbreAvg6": -11.48, "TimbreAvg7": -0.6323, "TimbreAvg8": -2.013, "TimbreAvg9": 3.371, "TimbreAvg10": 1.88, "TimbreAvg11": -0.1717, "TimbreAvg12": 1.935, "decade": "2000-01-01T00:00:00"}, {"year": 2008, "TimbreAvg1": 44.95, "TimbreAvg2": 0.3303, "TimbreAvg3": 5.085, "TimbreAvg4": 1.196, "TimbreAvg5": -5.052, "TimbreAvg6": -11.98, "TimbreAvg7": -0.5043, "TimbreAvg8": -1.94, "TimbreAvg9": 3.47, "TimbreAvg10": 1.952, "TimbreAvg11": -0.06703, "TimbreAvg12": 1.934, "decade": "2000-01-01T00:00:00"}, {"year": 2009, "TimbreAvg1": 45.12, "TimbreAvg2": 0.4138, "TimbreAvg3": 5.756, "TimbreAvg4": 1.695, "TimbreAvg5": -6.301, "TimbreAvg6": -12.03, "TimbreAvg7": -0.2946, "TimbreAvg8": -2.049, "TimbreAvg9": 3.601, "TimbreAvg10": 1.971, "TimbreAvg11": 0.04502, "TimbreAvg12": 2.0, "decade": "2000-01-01T00:00:00"}, {"year": 2010, "TimbreAvg1": 44.99, "TimbreAvg2": -2.593, "TimbreAvg3": 5.158, "TimbreAvg4": 1.312, "TimbreAvg5": -6.618, "TimbreAvg6": -12.86, "TimbreAvg7": 0.009402, "TimbreAvg8": -2.448, "TimbreAvg9": 3.765, "TimbreAvg10": 1.726, "TimbreAvg11": 0.3318, "TimbreAvg12": 1.931, "decade": "2010-01-01T00:00:00"}, {"year": 2011, "TimbreAvg1": 51.08, "TimbreAvg2": 8.056, "TimbreAvg3": 26.79, "TimbreAvg4": -6.018, "TimbreAvg5": -8.341, "TimbreAvg6": -21.83, "TimbreAvg7": 4.943, "TimbreAvg8": -3.647, "TimbreAvg9": 12.61, "TimbreAvg10": 1.741, "TimbreAvg11": 1.677, "TimbreAvg12": 5.943, "decade": "2010-01-01T00:00:00"}]}}
